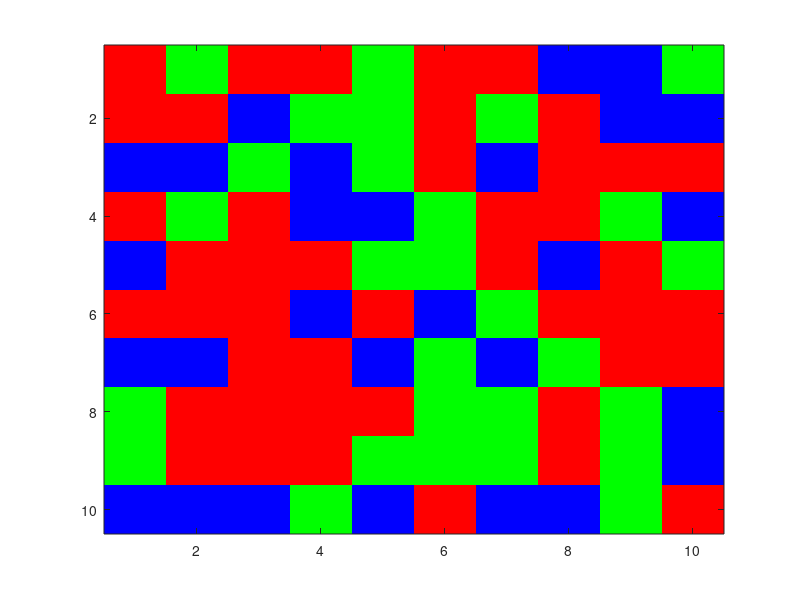

This figure's MATLAB source:
clc,clearvars,close all

M=randi(100,10)
A=zeros(10)
[m,n]=size(M)
for i=1:m
    for j=1:n
        if M(i,j)<=33 && M(i,j)>0
            A(i,j) = 1,"r";
        elseif M(i,j)>33 && M(i,j)<=66
                A(i,j) = 2;
        else
            A(i,j) = 3;
        end
    end
end

imagesc(A);
colormap([0 0 1;0 1 0;1 0 0])
display(A)

